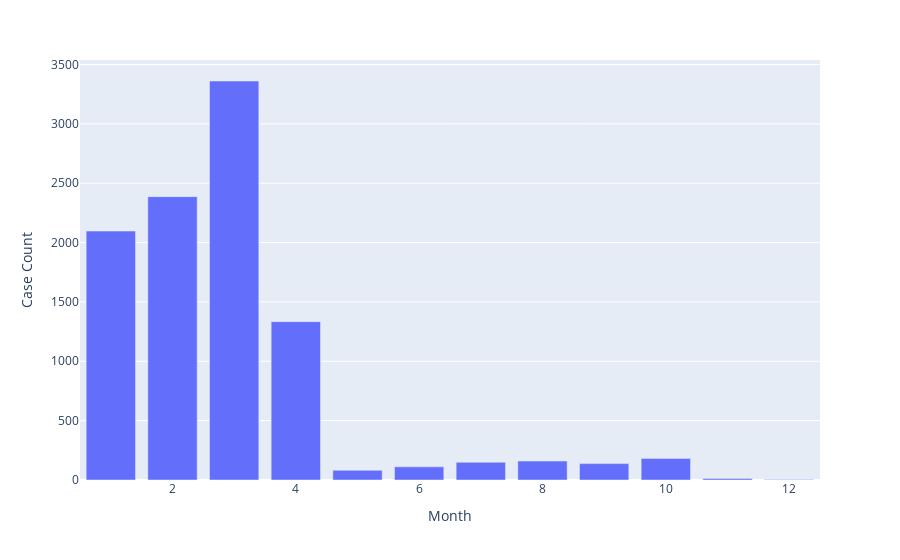

This figure's notebook cell:
### Code cell
px.bar(month_wise_cases, 'Month', 'Case Count')

### Figure 1 — Plotly figure (JSON) as saved in the notebook; plotly's stock layout.template omitted (floating-point values rounded to 4 significant figures)
{"data": [{"alignmentgroup": "True", "hovertemplate": "Month=%{x}<br>Case Count=%{y}<extra></extra>", "legendgroup": "", "marker": {"color": "#636efa", "pattern": {"shape": ""}}, "name": "", "offsetgroup": "", "orientation": "v", "showlegend": false, "textposition": "auto", "type": "bar", "x": [1, 2, 3, 4, 5, 6, 7, 8, 9, 10, 11, 12], "xaxis": "x", "y": [2097, 2387, 3361, 1334, 82, 111, 149, 160, 138, 182, 13, 5], "yaxis": "y"}], "layout": {"barmode": "relative", "legend": {"tracegroupgap": 0}, "margin": {"t": 60}, "xaxis": {"anchor": "y", "domain": [0, 1], "title": {"text": "Month"}}, "yaxis": {"anchor": "x", "domain": [0, 1], "title": {"text": "Case Count"}}}}
